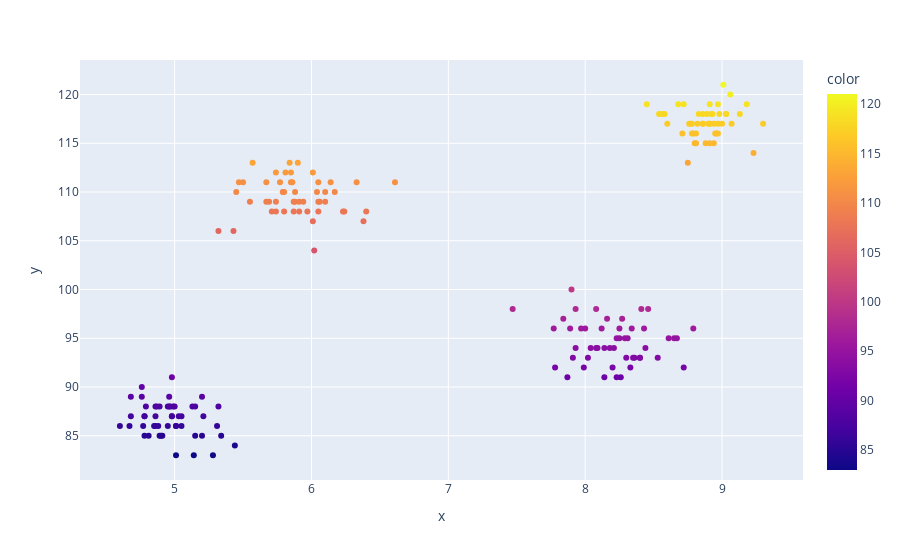

Notebook source saved alongside this figure:
### Code cell
px.scatter(x=df['cgpa'],y=df['iq'],color=df['iq'])

### Figure 1 — Plotly figure (JSON) as saved in the notebook; plotly's stock layout.template omitted (floating-point values rounded to 4 significant figures; data arrays with more than 128 entries replaced by an {"elided": "..."} marker saying what was removed)
{"data": [{"hovertemplate": "x=%{x}<br>y=%{y}<br>color=%{marker.color}<extra></extra>", "legendgroup": "", "marker": {"color": {"elided": "200 int values"}, "coloraxis": "coloraxis", "symbol": "circle"}, "mode": "markers", "name": "", "orientation": "v", "showlegend": false, "type": "scatter", "x": {"elided": "200 float values"}, "xaxis": "x", "y": {"elided": "200 int values"}, "yaxis": "y"}], "layout": {"coloraxis": {"colorbar": {"title": {"text": "color"}}, "colorscale": [[0, "#0d0887"], [0.1111, "#46039f"], [0.2222, "#7201a8"], [0.3333, "#9c179e"], [0.4444, "#bd3786"], [0.5556, "#d8576b"], [0.6667, "#ed7953"], [0.7778, "#fb9f3a"], [0.8889, "#fdca26"], [1, "#f0f921"]]}, "legend": {"tracegroupgap": 0}, "margin": {"t": 60}, "xaxis": {"anchor": "y", "domain": [0, 1], "title": {"text": "x"}}, "yaxis": {"anchor": "x", "domain": [0, 1], "title": {"text": "y"}}}}
